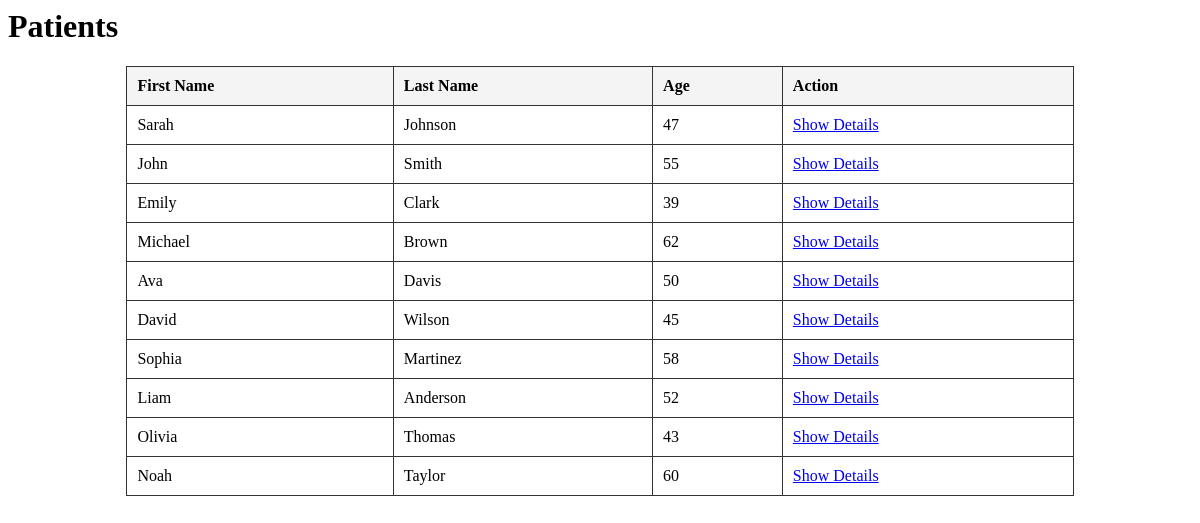
The page / on the database its author committed.
### tables this page shows
CREATE TABLE patients (
    patient_id INTEGER PRIMARY KEY AUTOINCREMENT,
    first_name TEXT,
    last_name TEXT,
    age INTEGER,
    created_at TEXT DEFAULT CURRENT_TIMESTAMP
);

### main.py (the view)
@app.route("/")
def patients():
    conn = get_db_connection()
    rows = conn.execute("SELECT patient_id, first_name, last_name, age FROM patients;").fetchall()
    conn.close()
    return render_template("index.html", patients=rows)

### main.py (called while the page is built)
def get_db_connection():
    conn = sqlite3.connect(DATABASE_PATH)
    conn.row_factory = sqlite3.Row # rows behave like dictionary
    return conn

### templates/index.html (shortened to what this page needs)
<html>
    <head>
    </head>
    <body>
        <h1>Patients</h1>
        <table>
            <tr>
                <th>First Name</th>
                <th>Last Name</th>
                <th>Age</th>
                <th>Action</th>
            </tr>
        {% for patient in patients %}
            <tr>
                <td>{{ patient.first_name }}</td>
                <td>{{ patient.last_name }}</td>
                <td>{{ patient.age }}</td>
                <td>
                    <a href = "{{ url_for('patient_detail', patient_id=patient.patient_id) }}">
                    Show Details
                    </a>
                </td>
            </tr>
        {% endfor %}
        </table>
    </body>
</html>

### templates/index.html (style rules this page uses)
table { border-collapse: collapse; width: 80%; margin: 20px auto; }
th, td { padding: 10px; border: 1px solid #333; text-align: left; }
th { background: #f4f4f4; }

### rows shown on the page
patients: first_name "Sarah", last_name "Johnson", age "47"
patients: first_name "John", last_name "Smith", age "55"
patients: first_name "Emily", last_name "Clark", age "39"
patients: first_name "Michael", last_name "Brown", age "62"
patients: first_name "Ava", last_name "Davis", age "50"
patients: first_name "David", last_name "Wilson", age "45"
patients: first_name "Sophia", last_name "Martinez", age "58"
patients: first_name "Liam", last_name "Anderson", age "52"
patients: first_name "Olivia", last_name "Thomas", age "43"
patients: first_name "Noah", last_name "Taylor", age "60"
